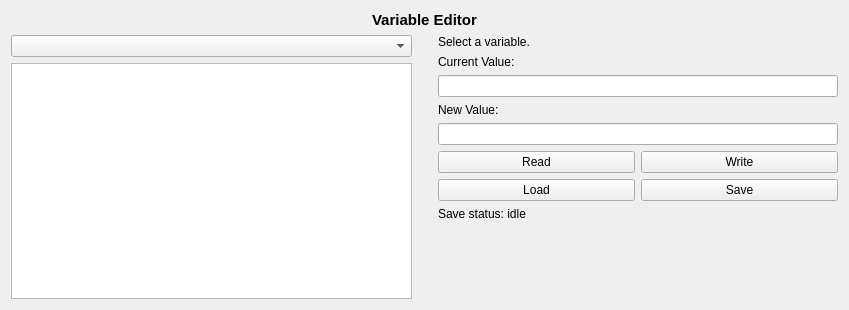
<?xml version="1.0" encoding="UTF-8"?>
<ui version="4.0">
 <class>variableEditor</class>
 <widget class="QWidget" name="variableEditor">
  <property name="geometry">
   <rect>
    <x>0</x>
    <y>0</y>
    <width>849</width>
    <height>310</height>
   </rect>
  </property>
  <property name="sizePolicy">
   <sizepolicy hsizetype="Preferred" vsizetype="Preferred">
    <horstretch>0</horstretch>
    <verstretch>0</verstretch>
   </sizepolicy>
  </property>
  <property name="minimumSize">
   <size>
    <width>0</width>
    <height>0</height>
   </size>
  </property>
  <property name="windowTitle">
   <string>Variable Editor</string>
  </property>
  <layout class="QVBoxLayout" name="verticalLayout_2">
   <item>
    <widget class="QLabel" name="label">
     <property name="font">
      <font>
       <pointsize>11</pointsize>
       <weight>75</weight>
       <bold>true</bold>
       <underline>false</underline>
      </font>
     </property>
     <property name="text">
      <string>Variable Editor</string>
     </property>
     <property name="alignment">
      <set>Qt::AlignCenter</set>
     </property>
    </widget>
   </item>
   <item>
    <layout class="QGridLayout" name="gridLayout_2">
     <item row="1" column="2">
      <spacer name="horizontalSpacer">
       <property name="orientation">
        <enum>Qt::Horizontal</enum>
       </property>
       <property name="sizeType">
        <enum>QSizePolicy::Minimum</enum>
       </property>
       <property name="sizeHint" stdset="0">
        <size>
         <width>20</width>
         <height>20</height>
        </size>
       </property>
      </spacer>
     </item>
     <item row="1" column="4">
      <layout class="QVBoxLayout" name="verticalLayout">
       <item>
        <widget class="QLabel" name="selectLbl">
         <property name="font">
          <font>
           <underline>false</underline>
          </font>
         </property>
         <property name="text">
          <string>Select a variable.</string>
         </property>
        </widget>
       </item>
       <item>
        <widget class="QLabel" name="currValLbl">
         <property name="sizePolicy">
          <sizepolicy hsizetype="Preferred" vsizetype="Preferred">
           <horstretch>0</horstretch>
           <verstretch>0</verstretch>
          </sizepolicy>
         </property>
         <property name="text">
          <string>Current Value:</string>
         </property>
        </widget>
       </item>
       <item>
        <widget class="QLineEdit" name="currValDisp">
         <property name="readOnly">
          <bool>true</bool>
         </property>
        </widget>
       </item>
       <item>
        <widget class="QLabel" name="newValLbl">
         <property name="sizePolicy">
          <sizepolicy hsizetype="Preferred" vsizetype="Preferred">
           <horstretch>0</horstretch>
           <verstretch>0</verstretch>
          </sizepolicy>
         </property>
         <property name="text">
          <string>New Value:</string>
         </property>
        </widget>
       </item>
       <item>
        <widget class="QLineEdit" name="newValDisp"/>
       </item>
       <item>
        <layout class="QHBoxLayout" name="horizontalLayout_2">
         <item>
          <widget class="QPushButton" name="readButton">
           <property name="text">
            <string>Read</string>
           </property>
          </widget>
         </item>
         <item>
          <widget class="QPushButton" name="writeButton">
           <property name="text">
            <string>Write</string>
           </property>
          </widget>
         </item>
        </layout>
       </item>
       <item>
        <layout class="QHBoxLayout" name="horizontalLayout">
         <item>
          <widget class="QPushButton" name="loadButton">
           <property name="text">
            <string>Load</string>
           </property>
          </widget>
         </item>
         <item>
          <widget class="QPushButton" name="saveButton">
           <property name="text">
            <string>Save</string>
           </property>
          </widget>
         </item>
        </layout>
       </item>
       <item>
        <widget class="QLabel" name="saveStatLbl">
         <property name="text">
          <string>Save status: idle</string>
         </property>
        </widget>
       </item>
       <item>
        <spacer name="verticalSpacer">
         <property name="orientation">
          <enum>Qt::Vertical</enum>
         </property>
         <property name="sizeHint" stdset="0">
          <size>
           <width>20</width>
           <height>40</height>
          </size>
         </property>
        </spacer>
       </item>
      </layout>
     </item>
     <item row="1" column="1">
      <layout class="QVBoxLayout" name="verticalLayout_3">
       <item>
        <widget class="QComboBox" name="nodeSelector">
         <property name="currentText">
          <string/>
         </property>
        </widget>
       </item>
       <item>
        <widget class="QListWidget" name="variableList">
         <property name="sizePolicy">
          <sizepolicy hsizetype="Expanding" vsizetype="Expanding">
           <horstretch>0</horstretch>
           <verstretch>0</verstretch>
          </sizepolicy>
         </property>
        </widget>
       </item>
      </layout>
     </item>
    </layout>
   </item>
  </layout>
 </widget>
 <resources/>
 <connections/>
</ui>
